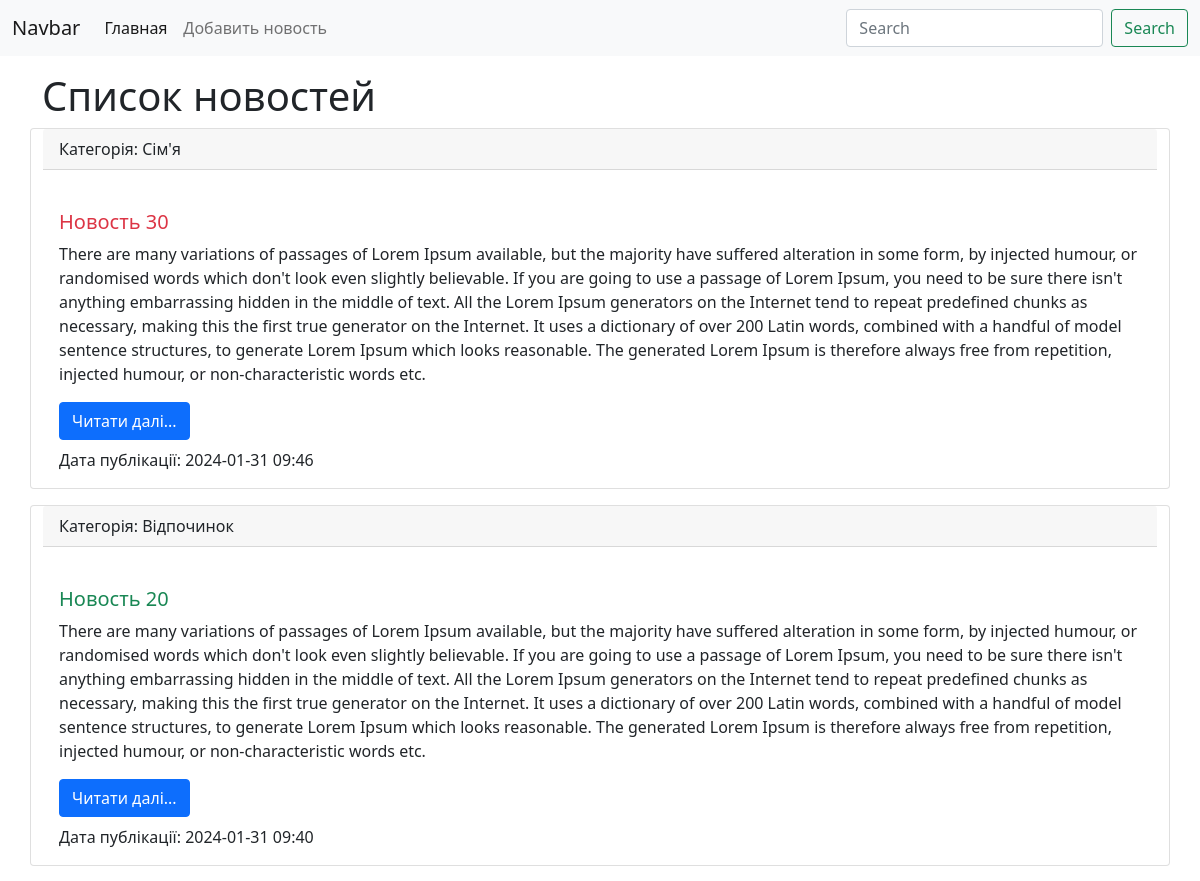
The app's page / (upper part), older data.
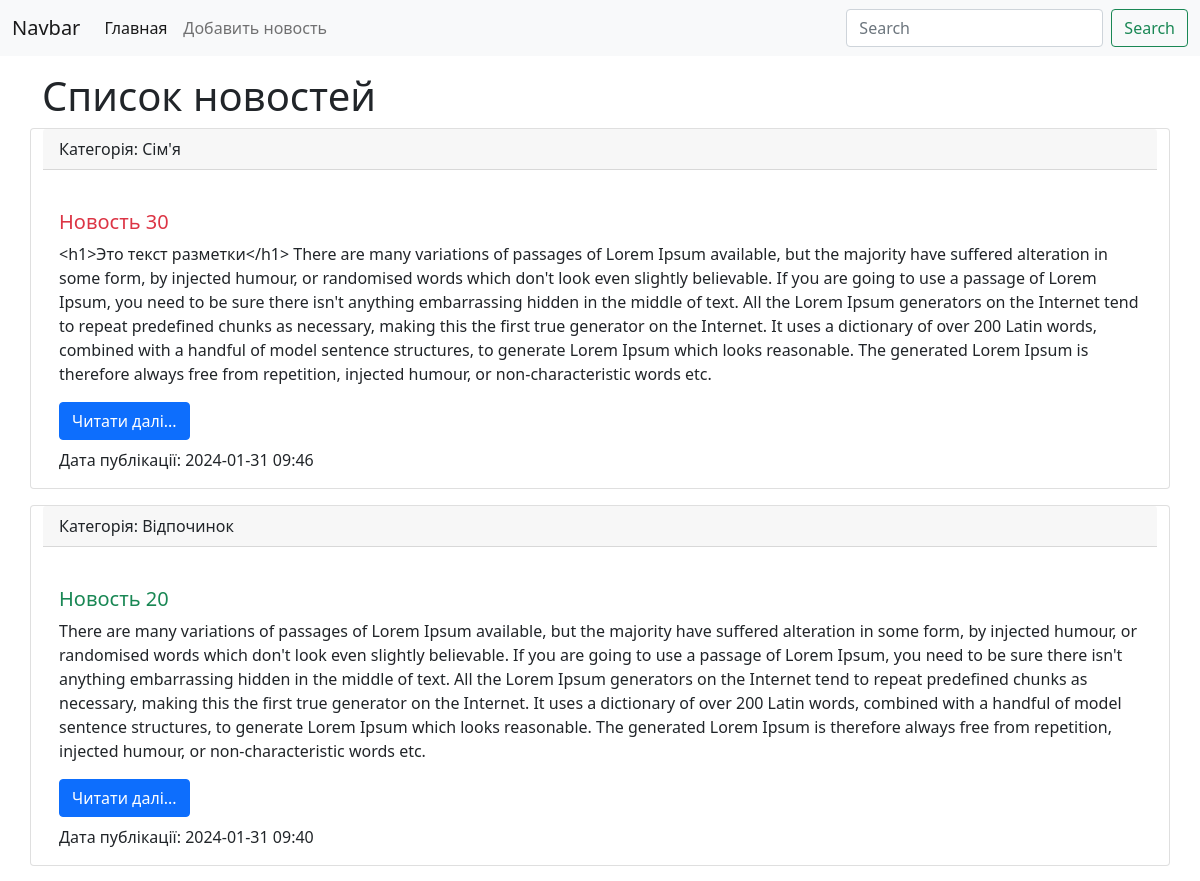
The same page, newer data.
### news/models.py (models this page shows, shortened)
class News(models.Model):
    title = models.CharField(max_length = 150, verbose_name='Заголовок')
    content = models.TextField(blank = True, verbose_name='Контент')
    created_at = models.DateTimeField(auto_now_add = True, verbose_name='Створено')
    updated_at = models.DateTimeField(auto_now = True, verbose_name = 'Відредактовано')
    photo = models.ImageField(upload_to = 'photo/%Y/%m/%d', verbose_name='Фото', blank = True)
    is_published = models.BooleanField(default = True, verbose_name = 'Опубліковано')
    category = models.ForeignKey('Category', on_delete = models.PROTECT, null = True, verbose_name = 'Категорія')    # связывание с моделью Категории
    def my_func(self):
        return 'Hello from model News'
    class Meta:
        verbose_name = 'Новина' # название в единственном числе
        verbose_name_plural = 'Новини'   # название в множественном числе
        ordering = ['-created_at']  # по какому полю сортировать - и на сайт тоже влияет, можно и по 2 полям

class Category(models.Model):
    title = models.CharField(max_length = 150, db_index = True, verbose_name = 'Назва категорії')
    def __str__(self):
        return self.title
    class Meta:
        verbose_name = 'Категорія'
        verbose_name_plural = 'Категорії'
        ordering = ['title']

### news/views.py (the view)
# urls.py: path('', index),
def index(request):
    news = News.objects.order_by('-created_at')
    return render(request, 'news/index.html', context = {'news': news, 'title': 'Список новостей'})

### news/templates/news/index.html (shortened to what this page needs)
<!doctype html>
<html lang="en">
<head>
    <link href="https://cdn.jsdelivr.net/npm/bootstrap@5.0.2/dist/css/bootstrap.min.css" rel="stylesheet"
>
</head>
<body>
<nav class="navbar navbar-expand-lg navbar-light bg-light">
    <div class="container-fluid">
        <a class="navbar-brand" href="/">Navbar</a>
        <div class="collapse navbar-collapse" id="navbarSupportedContent">
            <ul class="navbar-nav me-auto mb-2 mb-lg-0">
                <li class="nav-item">
                    <a class="nav-link active" aria-current="page" href="/">Главная</a>
                </li>
                <li class="nav-item">
                    <a class="nav-link" href="/">Добавить новость</a>
                </li>
            </ul>
            <form class="d-flex">
                <input class="form-control me-2" type="search" placeholder="Search" aria-label="Search">
                <button class="btn btn-outline-success" type="submit">Search</button>
            </form>
        </div>
    </div>
</nav>
<div class="container mt-3">
    <h1>{{title}}</h1>
    <div class="row">
        {% for item in news %}
        <div class="card mb-3">
            <div class="card-header">
                Категорія: {{item.category}}
            </div>
            <div class="card-body">
                <div class="media">
                    <div class="media-body">
                        <h5 class="card-title {% cycle 'text-danger' 'text-success' %}">{{item.title}}</h5>
                        <p class="card-text">{{item.content}}</p>
                        <a href="#" class="btn btn-primary">Читати далі...</a>
                        <p class="card-text mt-2">Дата публікації: {{item.created_at|date:"Y-m-d H:i"}}</p>
                    </div>
                </div>
            </div>
        </div>
        {% empty %}
        eggggg
        {% endfor %}
    </div>
</div>
</body>
</html>

Row changes from the older to the newer data that the page shows:
changed News "Новость 30": content "There are many variations…" → "<h1>Это текст разметки</h1> There are many variations…"
